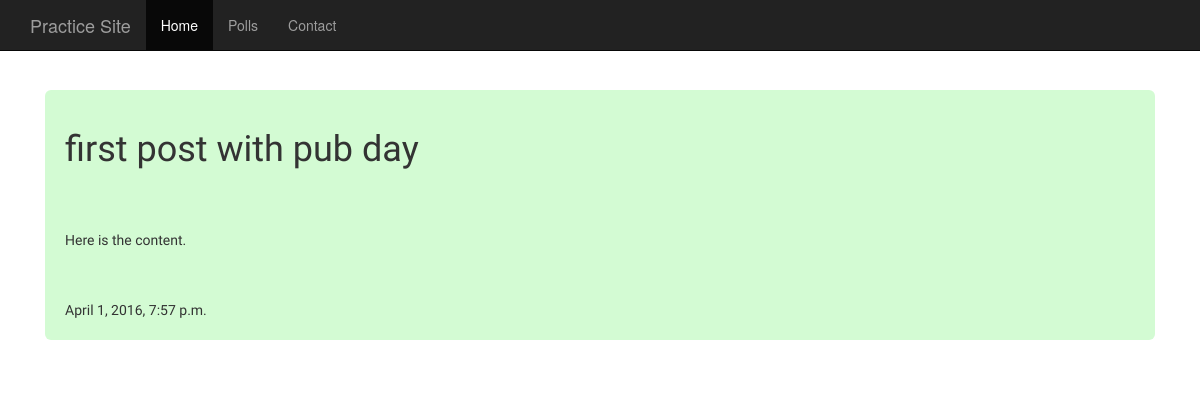
/post/1, run on the app's committed database.
### blogs/models.py (models this page shows, shortened)
class Post(models.Model):
    author = models.ForeignKey('auth.User')
    title = models.CharField(max_length=100)
    text = models.TextField()
    created_date = models.DateTimeField(
            default=timezone.now)
    published_date = models.DateTimeField(
            blank=True, null=True)

### blogs/views.py (the view)
# urls.py: url(r'^post/(?P<pk>\d+)$', views.post_detail, name='post_detail'),
def post_detail(request, pk):
    post = get_object_or_404(Post, pk=pk)
    return render(request, 'blogs/post_detail.html', {'post': post})

### templates/blogs/post_detail.html (shortened to what this page needs)
{% extends 'blogs/base.html' %}
{% block content %}
    <div class="post">
        <h1>{{ post.title }}</h1>
        <p>{{ post.text|linebreaks }}</p>
        {% if post.published_date %}
            <div class="pubdate">
                {{ post.published_date }}
            </div>
        {% endif %}
    </div>
{% endblock %}

### blogs/static/css/starter-template.css (style rules this page uses)
body { padding-top: 50px; background-color: #2aabd2; }
h1 { font-family:"Arial Black"; }
.pubdate { padding-top: 10px;; }
p { padding-top: 20px; }

### data on the page
Post: title "first post with pub day", text "Here is the content.", published_date "April 1, 2016, 7:57 p.m."
